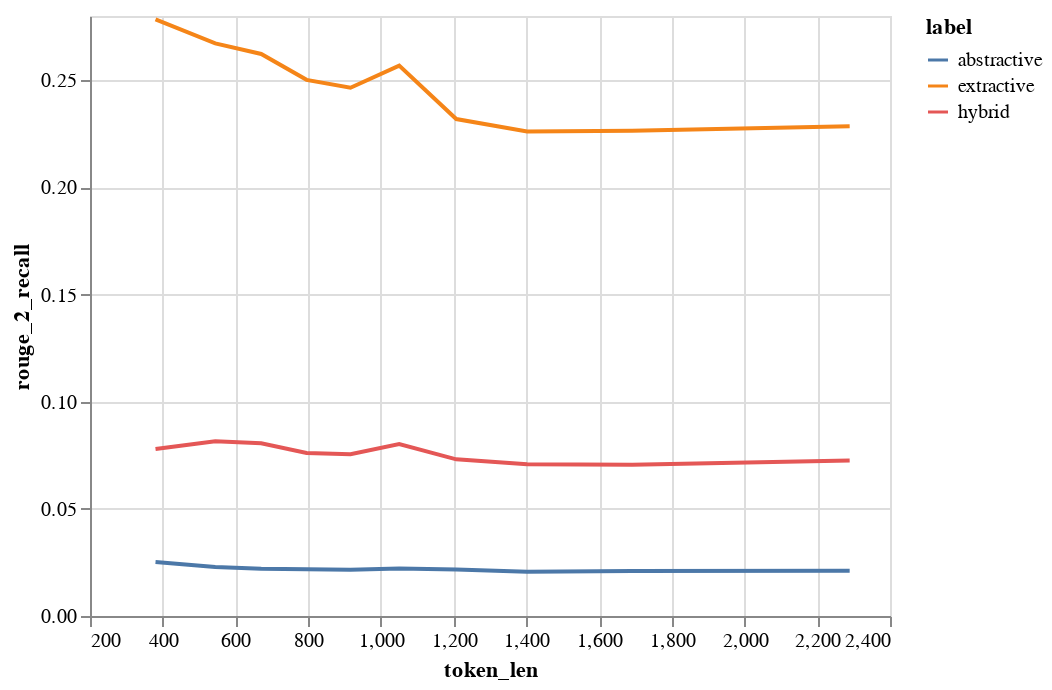

Notebook cell for this chart:
### Code cell
alt.Chart(binned_data).mark_line().encode(
    x='token_len',
    y='rouge_2_recall',
    color='label',
)

### Figure 1 — Vega-Lite specification as saved in the notebook (floating-point values rounded to 4 significant figures)
{"config": {"view": {"continuousWidth": 400, "continuousHeight": 300}}, "data": {"name": "data-87c9492c4b06ccd9bc080b772d51fe22"}, "mark": "line", "encoding": {"color": {"type": "nominal", "field": "label"}, "x": {"type": "quantitative", "field": "token_len"}, "y": {"type": "quantitative", "field": "rouge_2_recall"}}, "$schema": "https://vega.github.io/schema/vega-lite/v4.8.1.json", "datasets": {"data-87c9492c4b06ccd9bc080b772d51fe22": [{"token_bin": 0, "label": "abstractive", "doc_id": 6800.0, "char_len": 1383.0, "word_len": 259.2, "token_len": 380.2, "rouge_1_recall": 0.1653, "rouge_1_recall_cb": 0.1653, "rouge_1_recall_ce": 0.1653, "rouge_1_precision": 0.3795, "rouge_1_precision_cb": 0.3795, "rouge_1_precision_ce": 0.3795, "rouge_1_f_score": 0.224, "rouge_1_f_score_cb": 0.224, "rouge_1_f_score_ce": 0.224, "rouge_2_recall": 0.02516, "rouge_2_recall_cb": 0.02516, "rouge_2_recall_ce": 0.02516, "rouge_2_precision": 0.05936, "rouge_2_precision_cb": 0.05936, "rouge_2_precision_ce": 0.05936, "rouge_2_f_score": 0.03435, "rouge_2_f_score_cb": 0.03435, "rouge_2_f_score_ce": 0.03435, "rouge_l_recall": 0.1106, "rouge_l_recall_cb": 0.1106, "rouge_l_recall_ce": 0.1106, "rouge_l_precision": 0.2522, "rouge_l_precision_cb": 0.2522, "rouge_l_precision_ce": 0.2522, "rouge_l_f_score": 0.1495, "rouge_l_f_score_cb": 0.1495, "rouge_l_f_score_ce": 0.1495}, {"token_bin": 0, "label": "extractive", "doc_id": 6800.0, "char_len": 1383.0, "word_len": 259.2, "token_len": 380.2, "rouge_1_recall": 0.5319, "rouge_1_recall_cb": 0.5319, "rouge_1_recall_ce": 0.5319, "rouge_1_precision": 0.3126, "rouge_1_precision_cb": 0.3126, "rouge_1_precision_ce": 0.3126, "rouge_1_f_score": 0.3778, "rouge_1_f_score_cb": 0.3778, "rouge_1_f_score_ce": 0.3778, "rouge_2_recall": 0.2784, "rouge_2_recall_cb": 0.2784, "rouge_2_recall_ce": 0.2784, "rouge_2_precision": 0.1585, "rouge_2_precision_cb": 0.1585, "rouge_2_precision_ce": 0.1585, "rouge_2_f_score": 0.1931, "rouge_2_f_score_cb": 0.1931, "rouge_2_f_score_ce": 0.1931, "rouge_l_recall": 0.4739, "rouge_l_recall_cb": 0.4739, "rouge_l_recall_ce": 0.4739, "rouge_l_precision": 0.2761, "rouge_l_precision_cb": 0.2761, "rouge_l_precision_ce": 0.2761, "rouge_l_f_score": 0.3346, "rouge_l_f_score_cb": 0.3346, "rouge_l_f_score_ce": 0.3346}, {"token_bin": 0, "label": "hybrid", "doc_id": 6800.0, "char_len": 1383.0, "word_len": 259.2, "token_len": 380.2, "rouge_1_recall": 0.2782, "rouge_1_recall_cb": 0.2782, "rouge_1_recall_ce": 0.2782, "rouge_1_precision": 0.3615, "rouge_1_precision_cb": 0.3615, "rouge_1_precision_ce": 0.3615, "rouge_1_f_score": 0.2958, "rouge_1_f_score_cb": 0.2958, "rouge_1_f_score_ce": 0.2958, "rouge_2_recall": 0.07789, "rouge_2_recall_cb": 0.07789, "rouge_2_recall_ce": 0.07789, "rouge_2_precision": 0.09997, "rouge_2_precision_cb": 0.09997, "rouge_2_precision_ce": 0.09997, "rouge_2_f_score": 0.08156, "rouge_2_f_score_cb": 0.08156, "rouge_2_f_score_ce": 0.08156, "rouge_l_recall": 0.2111, "rouge_l_recall_cb": 0.2111, "rouge_l_recall_ce": 0.2111, "rouge_l_precision": 0.2705, "rouge_l_precision_cb": 0.2705, "rouge_l_precision_ce": 0.2705, "rouge_l_f_score": 0.2228, "rouge_l_f_score_cb": 0.2228, "rouge_l_f_score_ce": 0.2228}, {"token_bin": 1, "label": "abstractive", "doc_id": 6557.0, "char_len": 1983.0, "word_len": 375.7, "token_len": 544.5, "rouge_1_recall": 0.1722, "rouge_1_recall_cb": 0.1722, "rouge_1_recall_ce": 0.1722, "rouge_1_precision": 0.3656, "rouge_1_precision_cb": 0.3656, "rouge_1_precision_ce": 0.3656, "rouge_1_f_score": 0.228, "rouge_1_f_score_cb": 0.228, "rouge_1_f_score_ce": 0.228, "rouge_2_recall": 0.02291, "rouge_2_recall_cb": 0.02291, "rouge_2_recall_ce": 0.02291, "rouge_2_precision": 0.04863, "rouge_2_precision_cb": 0.04863, "rouge_2_precision_ce": 0.04863, "rouge_2_f_score": 0.03032, "rouge_2_f_score_cb": 0.03032, "rouge_2_f_score_ce": 0.03032, "rouge_l_recall": 0.1121, "rouge_l_recall_cb": 0.1121, "rouge_l_recall_ce": 0.1121, "rouge_l_precision": 0.2365, "rouge_l_precision_cb": 0.2365, "rouge_l_precision_ce": 0.2365, "rouge_l_f_score": 0.1481, "rouge_l_f_score_cb": 0.1481, "rouge_l_f_score_ce": 0.1481}, {"token_bin": 1, "label": "extractive", "doc_id": 6557.0, "char_len": 1983.0, "word_len": 375.7, "token_len": 544.5, "rouge_1_recall": 0.5274, "rouge_1_recall_cb": 0.5274, "rouge_1_recall_ce": 0.5274, "rouge_1_precision": 0.291, "rouge_1_precision_cb": 0.291, "rouge_1_precision_ce": 0.291, "rouge_1_f_score": 0.3612, "rouge_1_f_score_cb": 0.3612, "rouge_1_f_score_ce": 0.3612, "rouge_2_recall": 0.2672, "rouge_2_recall_cb": 0.2672, "rouge_2_recall_ce": 0.2672, "rouge_2_precision": 0.1409, "rouge_2_precision_cb": 0.1409, "rouge_2_precision_ce": 0.1409, "rouge_2_f_score": 0.1773, "rouge_2_f_score_cb": 0.1773, "rouge_2_f_score_ce": 0.1773, "rouge_l_recall": 0.4653, "rouge_l_recall_cb": 0.4653, "rouge_l_recall_ce": 0.4653, "rouge_l_precision": 0.2542, "rouge_l_precision_cb": 0.2542, "rouge_l_precision_ce": 0.2542, "rouge_l_f_score": 0.3166, "rouge_l_f_score_cb": 0.3166, "rouge_l_f_score_ce": 0.3166}, {"token_bin": 1, "label": "hybrid", "doc_id": 6557.0, "char_len": 1983.0, "word_len": 375.7, "token_len": 544.5, "rouge_1_recall": 0.2965, "rouge_1_recall_cb": 0.2965, "rouge_1_recall_ce": 0.2965, "rouge_1_precision": 0.3406, "rouge_1_precision_cb": 0.3406, "rouge_1_precision_ce": 0.3406, "rouge_1_f_score": 0.299, "rouge_1_f_score_cb": 0.299, "rouge_1_f_score_ce": 0.299, "rouge_2_recall": 0.08149, "rouge_2_recall_cb": 0.08149, "rouge_2_recall_ce": 0.08149, "rouge_2_precision": 0.08927, "rouge_2_precision_cb": 0.08927, "rouge_2_precision_ce": 0.08927, "rouge_2_f_score": 0.07993, "rouge_2_f_score_cb": 0.07993, "rouge_2_f_score_ce": 0.07993, "rouge_l_recall": 0.2247, "rouge_l_recall_cb": 0.2247, "rouge_l_recall_ce": 0.2247, "rouge_l_precision": 0.2541, "rouge_l_precision_cb": 0.2541, "rouge_l_precision_ce": 0.2541, "rouge_l_f_score": 0.2246, "rouge_l_f_score_cb": 0.2246, "rouge_l_f_score_ce": 0.2246}, {"token_bin": 2, "label": "abstractive", "doc_id": 6761.0, "char_len": 2456.0, "word_len": 465.3, "token_len": 670.8, "rouge_1_recall": 0.1764, "rouge_1_recall_cb": 0.1764, "rouge_1_recall_ce": 0.1764, "rouge_1_precision": 0.3597, "rouge_1_precision_cb": 0.3597, "rouge_1_precision_ce": 0.3597, "rouge_1_f_score": 0.2301, "rouge_1_f_score_cb": 0.2301, "rouge_1_f_score_ce": 0.2301, "rouge_2_recall": 0.02203, "rouge_2_recall_cb": 0.02203, "rouge_2_recall_ce": 0.02203, "rouge_2_precision": 0.04474, "rouge_2_precision_cb": 0.04474, "rouge_2_precision_ce": 0.04474, "rouge_2_f_score": 0.02871, "rouge_2_f_score_cb": 0.02871, "rouge_2_f_score_ce": 0.02871, "rouge_l_recall": 0.114, "rouge_l_recall_cb": 0.114, "rouge_l_recall_ce": 0.114, "rouge_l_precision": 0.2313, "rouge_l_precision_cb": 0.2313, "rouge_l_precision_ce": 0.2313, "rouge_l_f_score": 0.1484, "rouge_l_f_score_cb": 0.1484, "rouge_l_f_score_ce": 0.1484}, {"token_bin": 2, "label": "extractive", "doc_id": 6761.0, "char_len": 2456.0, "word_len": 465.3, "token_len": 670.8, "rouge_1_recall": 0.5227, "rouge_1_recall_cb": 0.5227, "rouge_1_recall_ce": 0.5227, "rouge_1_precision": 0.2745, "rouge_1_precision_cb": 0.2745, "rouge_1_precision_ce": 0.2745, "rouge_1_f_score": 0.3459, "rouge_1_f_score_cb": 0.3459, "rouge_1_f_score_ce": 0.3459, "rouge_2_recall": 0.2623, "rouge_2_recall_cb": 0.2623, "rouge_2_recall_ce": 0.2623, "rouge_2_precision": 0.1301, "rouge_2_precision_cb": 0.1301, "rouge_2_precision_ce": 0.1301, "rouge_2_f_score": 0.167, "rouge_2_f_score_cb": 0.167, "rouge_2_f_score_ce": 0.167, "rouge_l_recall": 0.4658, "rouge_l_recall_cb": 0.4658, "rouge_l_recall_ce": 0.4658, "rouge_l_precision": 0.242, "rouge_l_precision_cb": 0.242, "rouge_l_precision_ce": 0.242, "rouge_l_f_score": 0.306, "rouge_l_f_score_cb": 0.306, "rouge_l_f_score_ce": 0.306}, {"token_bin": 2, "label": "hybrid", "doc_id": 6761.0, "char_len": 2456.0, "word_len": 465.3, "token_len": 670.8, "rouge_1_recall": 0.2995, "rouge_1_recall_cb": 0.2995, "rouge_1_recall_ce": 0.2995, "rouge_1_precision": 0.3235, "rouge_1_precision_cb": 0.3235, "rouge_1_precision_ce": 0.3235, "rouge_1_f_score": 0.2925, "rouge_1_f_score_cb": 0.2925, "rouge_1_f_score_ce": 0.2925, "rouge_2_recall": 0.08059, "rouge_2_recall_cb": 0.08059, "rouge_2_recall_ce": 0.08059, "rouge_2_precision": 0.08287, "rouge_2_precision_cb": 0.08287, "rouge_2_precision_ce": 0.08287, "rouge_2_f_score": 0.07646, "rouge_2_f_score_cb": 0.07646, "rouge_2_f_score_ce": 0.07646, "rouge_l_recall": 0.2283, "rouge_l_recall_cb": 0.2283, "rouge_l_recall_ce": 0.2283, "rouge_l_precision": 0.2432, "rouge_l_precision_cb": 0.2432, "rouge_l_precision_ce": 0.2432, "rouge_l_f_score": 0.2212, "rouge_l_f_score_cb": 0.2212, "rouge_l_f_score_ce": 0.2212}, {"token_bin": 3, "label": "abstractive", "doc_id": 6560.0, "char_len": 2921.0, "word_len": 555.4, "token_len": 795.6, "rouge_1_recall": 0.1805, "rouge_1_recall_cb": 0.1805, "rouge_1_recall_ce": 0.1805, "rouge_1_precision": 0.3569, "rouge_1_precision_cb": 0.3569, "rouge_1_precision_ce": 0.3569, "rouge_1_f_score": 0.2332, "rouge_1_f_score_cb": 0.2332, "rouge_1_f_score_ce": 0.2332, "rouge_2_recall": 0.02182, "rouge_2_recall_cb": 0.02182, "rouge_2_recall_ce": 0.02182, "rouge_2_precision": 0.04306, "rouge_2_precision_cb": 0.04306, "rouge_2_precision_ce": 0.04306, "rouge_2_f_score": 0.02814, "rouge_2_f_score_cb": 0.02814, "rouge_2_f_score_ce": 0.02814, "rouge_l_recall": 0.1156, "rouge_l_recall_cb": 0.1156, "rouge_l_recall_ce": 0.1156, "rouge_l_precision": 0.228, "rouge_l_precision_cb": 0.228, "rouge_l_precision_ce": 0.228, "rouge_l_f_score": 0.1493, "rouge_l_f_score_cb": 0.1493, "rouge_l_f_score_ce": 0.1493}, {"token_bin": 3, "label": "extractive", "doc_id": 6560.0, "char_len": 2921.0, "word_len": 555.4, "token_len": 795.6, "rouge_1_recall": 0.5175, "rouge_1_recall_cb": 0.5175, "rouge_1_recall_ce": 0.5175, "rouge_1_precision": 0.2647, "rouge_1_precision_cb": 0.2647, "rouge_1_precision_ce": 0.2647, "rouge_1_f_score": 0.3361, "rouge_1_f_score_cb": 0.3361, "rouge_1_f_score_ce": 0.3361, "rouge_2_recall": 0.2502, "rouge_2_recall_cb": 0.2502, "rouge_2_recall_ce": 0.2502, "rouge_2_precision": 0.1218, "rouge_2_precision_cb": 0.1218, "rouge_2_precision_ce": 0.1218, "rouge_2_f_score": 0.1567, "rouge_2_f_score_cb": 0.1567, "rouge_2_f_score_ce": 0.1567, "rouge_l_recall": 0.4599, "rouge_l_recall_cb": 0.4599, "rouge_l_recall_ce": 0.4599, "rouge_l_precision": 0.233, "rouge_l_precision_cb": 0.233, "rouge_l_precision_ce": 0.233, "rouge_l_f_score": 0.2967, "rouge_l_f_score_cb": 0.2967, "rouge_l_f_score_ce": 0.2967}, {"token_bin": 3, "label": "hybrid", "doc_id": 6560.0, "char_len": 2921.0, "word_len": 555.4, "token_len": 795.6, "rouge_1_recall": 0.2976, "rouge_1_recall_cb": 0.2976, "rouge_1_recall_ce": 0.2976, "rouge_1_precision": 0.3164, "rouge_1_precision_cb": 0.3164, "rouge_1_precision_ce": 0.3164, "rouge_1_f_score": 0.2889, "rouge_1_f_score_cb": 0.2889, "rouge_1_f_score_ce": 0.2889, "rouge_2_recall": 0.07606, "rouge_2_recall_cb": 0.07606, "rouge_2_recall_ce": 0.07606, "rouge_2_precision": 0.07681, "rouge_2_precision_cb": 0.07681, "rouge_2_precision_ce": 0.07681, "rouge_2_f_score": 0.07159, "rouge_2_f_score_cb": 0.07159, "rouge_2_f_score_ce": 0.07159, "rouge_l_recall": 0.2249, "rouge_l_recall_cb": 0.2249, "rouge_l_recall_ce": 0.2249, "rouge_l_precision": 0.2352, "rouge_l_precision_cb": 0.2352, "rouge_l_precision_ce": 0.2352, "rouge_l_f_score": 0.2162, "rouge_l_f_score_cb": 0.2162, "rouge_l_f_score_ce": 0.2162}, {"token_bin": 4, "label": "abstractive", "doc_id": 6597.0, "char_len": 3356.0, "word_len": 638.1, "token_len": 916.3, "rouge_1_recall": 0.1817, "rouge_1_recall_cb": 0.1817, "rouge_1_recall_ce": 0.1817, "rouge_1_precision": 0.3548, "rouge_1_precision_cb": 0.3548, "rouge_1_precision_ce": 0.3548, "rouge_1_f_score": 0.2339, "rouge_1_f_score_cb": 0.2339, "rouge_1_f_score_ce": 0.2339, "rouge_2_recall": 0.0216, "rouge_2_recall_cb": 0.0216, "rouge_2_recall_ce": 0.0216, "rouge_2_precision": 0.04205, "rouge_2_precision_cb": 0.04205, "rouge_2_precision_ce": 0.04205, "rouge_2_f_score": 0.02777, "rouge_2_f_score_cb": 0.02777, "rouge_2_f_score_ce": 0.02777, "rouge_l_recall": 0.1162, "rouge_l_recall_cb": 0.1162, "rouge_l_recall_ce": 0.1162, "rouge_l_precision": 0.2265, "rouge_l_precision_cb": 0.2265, "rouge_l_precision_ce": 0.2265, "rouge_l_f_score": 0.1496, "rouge_l_f_score_cb": 0.1496, "rouge_l_f_score_ce": 0.1496}, {"token_bin": 4, "label": "extractive", "doc_id": 6597.0, "char_len": 3356.0, "word_len": 638.1, "token_len": 916.3, "rouge_1_recall": 0.5184, "rouge_1_recall_cb": 0.5184, "rouge_1_recall_ce": 0.5184, "rouge_1_precision": 0.2605, "rouge_1_precision_cb": 0.2605, "rouge_1_precision_ce": 0.2605, "rouge_1_f_score": 0.3337, "rouge_1_f_score_cb": 0.3337, "rouge_1_f_score_ce": 0.3337, "rouge_2_recall": 0.2465, "rouge_2_recall_cb": 0.2465, "rouge_2_recall_ce": 0.2465, "rouge_2_precision": 0.117, "rouge_2_precision_cb": 0.117, "rouge_2_precision_ce": 0.117, "rouge_2_f_score": 0.1522, "rouge_2_f_score_cb": 0.1522, "rouge_2_f_score_ce": 0.1522, "rouge_l_recall": 0.4569, "rouge_l_recall_cb": 0.4569, "rouge_l_recall_ce": 0.4569, "rouge_l_precision": 0.2275, "rouge_l_precision_cb": 0.2275, "rouge_l_precision_ce": 0.2275, "rouge_l_f_score": 0.2922, "rouge_l_f_score_cb": 0.2922, "rouge_l_f_score_ce": 0.2922}, {"token_bin": 4, "label": "hybrid", "doc_id": 6597.0, "char_len": 3356.0, "word_len": 638.1, "token_len": 916.3, "rouge_1_recall": 0.3006, "rouge_1_recall_cb": 0.3006, "rouge_1_recall_ce": 0.3006, "rouge_1_precision": 0.3156, "rouge_1_precision_cb": 0.3156, "rouge_1_precision_ce": 0.3156, "rouge_1_f_score": 0.2902, "rouge_1_f_score_cb": 0.2902, "rouge_1_f_score_ce": 0.2902, "rouge_2_recall": 0.07548, "rouge_2_recall_cb": 0.07548, "rouge_2_recall_ce": 0.07548, "rouge_2_precision": 0.07504, "rouge_2_precision_cb": 0.07504, "rouge_2_precision_ce": 0.07504, "rouge_2_f_score": 0.07044, "rouge_2_f_score_cb": 0.07044, "rouge_2_f_score_ce": 0.07044, "rouge_l_recall": 0.2284, "rouge_l_recall_cb": 0.2284, "rouge_l_recall_ce": 0.2284, "rouge_l_precision": 0.2358, "rouge_l_precision_cb": 0.2358, "rouge_l_precision_ce": 0.2358, "rouge_l_f_score": 0.2184, "rouge_l_f_score_cb": 0.2184, "rouge_l_f_score_ce": 0.2184}, {"token_bin": 5, "label": "abstractive", "doc_id": 6752.0, "char_len": 3844.0, "word_len": 731.1, "token_len": 1050.0, "rouge_1_recall": 0.1852, "rouge_1_recall_cb": 0.1852, "rouge_1_recall_ce": 0.1852, "rouge_1_precision": 0.3529, "rouge_1_precision_cb": 0.3529, "rouge_1_precision_ce": 0.3529, "rouge_1_f_score": 0.2363, "rouge_1_f_score_cb": 0.2363, "rouge_1_f_score_ce": 0.2363, "rouge_2_recall": 0.02217, "rouge_2_recall_cb": 0.02217, "rouge_2_recall_ce": 0.02217, "rouge_2_precision": 0.04235, "rouge_2_precision_cb": 0.04235, "rouge_2_precision_ce": 0.04235, "rouge_2_f_score": 0.02828, "rouge_2_f_score_cb": 0.02828, "rouge_2_f_score_ce": 0.02828, "rouge_l_recall": 0.118, "rouge_l_recall_cb": 0.118, "rouge_l_recall_ce": 0.118, "rouge_l_precision": 0.2242, "rouge_l_precision_cb": 0.2242, "rouge_l_precision_ce": 0.2242, "rouge_l_f_score": 0.1504, "rouge_l_f_score_cb": 0.1504, "rouge_l_f_score_ce": 0.1504}, {"token_bin": 5, "label": "extractive", "doc_id": 6752.0, "char_len": 3844.0, "word_len": 731.1, "token_len": 1050.0, "rouge_1_recall": 0.5211, "rouge_1_recall_cb": 0.5211, "rouge_1_recall_ce": 0.5211, "rouge_1_precision": 0.2612, "rouge_1_precision_cb": 0.2612, "rouge_1_precision_ce": 0.2612, "rouge_1_f_score": 0.3346, "rouge_1_f_score_cb": 0.3346, "rouge_1_f_score_ce": 0.3346, "rouge_2_recall": 0.2569, "rouge_2_recall_cb": 0.2569, "rouge_2_recall_ce": 0.2569, "rouge_2_precision": 0.1228, "rouge_2_precision_cb": 0.1228, "rouge_2_precision_ce": 0.1228, "rouge_2_f_score": 0.1593, "rouge_2_f_score_cb": 0.1593, "rouge_2_f_score_ce": 0.1593, "rouge_l_recall": 0.4621, "rouge_l_recall_cb": 0.4621, "rouge_l_recall_ce": 0.4621, "rouge_l_precision": 0.2298, "rouge_l_precision_cb": 0.2298, "rouge_l_precision_ce": 0.2298, "rouge_l_f_score": 0.2951, "rouge_l_f_score_cb": 0.2951, "rouge_l_f_score_ce": 0.2951}, {"token_bin": 5, "label": "hybrid", "doc_id": 6752.0, "char_len": 3844.0, "word_len": 731.1, "token_len": 1050.0, "rouge_1_recall": 0.3078, "rouge_1_recall_cb": 0.3078, "rouge_1_recall_ce": 0.3078, "rouge_1_precision": 0.3119, "rouge_1_precision_cb": 0.3119, "rouge_1_precision_ce": 0.3119, "rouge_1_f_score": 0.292, "rouge_1_f_score_cb": 0.292, "rouge_1_f_score_ce": 0.292, "rouge_2_recall": 0.08023, "rouge_2_recall_cb": 0.08023, "rouge_2_recall_ce": 0.08023, "rouge_2_precision": 0.07624, "rouge_2_precision_cb": 0.07624, "rouge_2_precision_ce": 0.07624, "rouge_2_f_score": 0.07321, "rouge_2_f_score_cb": 0.07321, "rouge_2_f_score_ce": 0.07321, "rouge_l_recall": 0.2335, "rouge_l_recall_cb": 0.2335, "rouge_l_recall_ce": 0.2335, "rouge_l_precision": 0.2317, "rouge_l_precision_cb": 0.2317, "rouge_l_precision_ce": 0.2317, "rouge_l_f_score": 0.2188, "rouge_l_f_score_cb": 0.2188, "rouge_l_f_score_ce": 0.2188}, {"token_bin": 6, "label": "abstractive", "doc_id": 6693.0, "char_len": 4424.0, "word_len": 843.6, "token_len": 1207.0, "rouge_1_recall": 0.1876, "rouge_1_recall_cb": 0.1876, "rouge_1_recall_ce": 0.1876, "rouge_1_precision": 0.3488, "rouge_1_precision_cb": 0.3488, "rouge_1_precision_ce": 0.3488, "rouge_1_f_score": 0.237, "rouge_1_f_score_cb": 0.237, "rouge_1_f_score_ce": 0.237, "rouge_2_recall": 0.02174, "rouge_2_recall_cb": 0.02174, "rouge_2_recall_ce": 0.02174, "rouge_2_precision": 0.03986, "rouge_2_precision_cb": 0.03986, "rouge_2_precision_ce": 0.03986, "rouge_2_f_score": 0.02734, "rouge_2_f_score_cb": 0.02734, "rouge_2_f_score_ce": 0.02734, "rouge_l_recall": 0.1182, "rouge_l_recall_cb": 0.1182, "rouge_l_recall_ce": 0.1182, "rouge_l_precision": 0.2189, "rouge_l_precision_cb": 0.2189, "rouge_l_precision_ce": 0.2189, "rouge_l_f_score": 0.1491, "rouge_l_f_score_cb": 0.1491, "rouge_l_f_score_ce": 0.1491}, {"token_bin": 6, "label": "extractive", "doc_id": 6693.0, "char_len": 4424.0, "word_len": 843.6, "token_len": 1207.0, "rouge_1_recall": 0.5095, "rouge_1_recall_cb": 0.5095, "rouge_1_recall_ce": 0.5095, "rouge_1_precision": 0.2509, "rouge_1_precision_cb": 0.2509, "rouge_1_precision_ce": 0.2509, "rouge_1_f_score": 0.3217, "rouge_1_f_score_cb": 0.3217, "rouge_1_f_score_ce": 0.3217, "rouge_2_recall": 0.2319, "rouge_2_recall_cb": 0.2319, "rouge_2_recall_ce": 0.2319, "rouge_2_precision": 0.1088, "rouge_2_precision_cb": 0.1088, "rouge_2_precision_ce": 0.1088, "rouge_2_f_score": 0.1413, "rouge_2_f_score_cb": 0.1413, "rouge_2_f_score_ce": 0.1413, "rouge_l_recall": 0.4466, "rouge_l_recall_cb": 0.4466, "rouge_l_recall_ce": 0.4466, "rouge_l_precision": 0.2173, "rouge_l_precision_cb": 0.2173, "rouge_l_precision_ce": 0.2173, "rouge_l_f_score": 0.2797, "rouge_l_f_score_cb": 0.2797, "rouge_l_f_score_ce": 0.2797}, {"token_bin": 6, "label": "hybrid", "doc_id": 6693.0, "char_len": 4424.0, "word_len": 843.6, "token_len": 1207.0, "rouge_1_recall": 0.3046, "rouge_1_recall_cb": 0.3046, "rouge_1_recall_ce": 0.3046, "rouge_1_precision": 0.3014, "rouge_1_precision_cb": 0.3014, "rouge_1_precision_ce": 0.3014, "rouge_1_f_score": 0.2837, "rouge_1_f_score_cb": 0.2837, "rouge_1_f_score_ce": 0.2837, "rouge_2_recall": 0.07312, "rouge_2_recall_cb": 0.07312, "rouge_2_recall_ce": 0.07312, "rouge_2_precision": 0.0682, "rouge_2_precision_cb": 0.0682, "rouge_2_precision_ce": 0.0682, "rouge_2_f_score": 0.06579, "rouge_2_f_score_cb": 0.06579, "rouge_2_f_score_ce": 0.06579, "rouge_l_recall": 0.2299, "rouge_l_recall_cb": 0.2299, "rouge_l_recall_ce": 0.2299, "rouge_l_precision": 0.2235, "rouge_l_precision_cb": 0.2235, "rouge_l_precision_ce": 0.2235, "rouge_l_f_score": 0.2119, "rouge_l_f_score_cb": 0.2119, "rouge_l_f_score_ce": 0.2119}, {"token_bin": 7, "label": "abstractive", "doc_id": 6627.0, "char_len": 5122.0, "word_len": 976.3, "token_len": 1402.0, "rouge_1_recall": 0.187, "rouge_1_recall_cb": 0.187, "rouge_1_recall_ce": 0.187, "rouge_1_precision": 0.3373, "rouge_1_precision_cb": 0.3373, "rouge_1_precision_ce": 0.3373, "rouge_1_f_score": 0.233, "rouge_1_f_score_cb": 0.233, "rouge_1_f_score_ce": 0.233, "rouge_2_recall": 0.02064, "rouge_2_recall_cb": 0.02064, "rouge_2_recall_ce": 0.02064, "rouge_2_precision": 0.03686, "rouge_2_precision_cb": 0.03686, "rouge_2_precision_ce": 0.03686, "rouge_2_f_score": 0.02559, "rouge_2_f_score_cb": 0.02559, "rouge_2_f_score_ce": 0.02559, "rouge_l_recall": 0.1197, "rouge_l_recall_cb": 0.1197, "rouge_l_recall_ce": 0.1197, "rouge_l_precision": 0.216, "rouge_l_precision_cb": 0.216, "rouge_l_precision_ce": 0.216, "rouge_l_f_score": 0.1492, "rouge_l_f_score_cb": 0.1492, "rouge_l_f_score_ce": 0.1492}, {"token_bin": 7, "label": "extractive", "doc_id": 6627.0, "char_len": 5122.0, "word_len": 976.3, "token_len": 1402.0, "rouge_1_recall": 0.5036, "rouge_1_recall_cb": 0.5036, "rouge_1_recall_ce": 0.5036, "rouge_1_precision": 0.2413, "rouge_1_precision_cb": 0.2413, "rouge_1_precision_ce": 0.2413, "rouge_1_f_score": 0.3117, "rouge_1_f_score_cb": 0.3117, "rouge_1_f_score_ce": 0.3117, "rouge_2_recall": 0.2262, "rouge_2_recall_cb": 0.2262, "rouge_2_recall_ce": 0.2262, "rouge_2_precision": 0.104, "rouge_2_precision_cb": 0.104, "rouge_2_precision_ce": 0.104, "rouge_2_f_score": 0.1357, "rouge_2_f_score_cb": 0.1357, "rouge_2_f_score_ce": 0.1357, "rouge_l_recall": 0.4415, "rouge_l_recall_cb": 0.4415, "rouge_l_recall_ce": 0.4415, "rouge_l_precision": 0.2094, "rouge_l_precision_cb": 0.2094, "rouge_l_precision_ce": 0.2094, "rouge_l_f_score": 0.2713, "rouge_l_f_score_cb": 0.2713, "rouge_l_f_score_ce": 0.2713}, {"token_bin": 7, "label": "hybrid", "doc_id": 6627.0, "char_len": 5122.0, "word_len": 976.3, "token_len": 1402.0, "rouge_1_recall": 0.3027, "rouge_1_recall_cb": 0.3027, "rouge_1_recall_ce": 0.3027, "rouge_1_precision": 0.2926, "rouge_1_precision_cb": 0.2926, "rouge_1_precision_ce": 0.2926, "rouge_1_f_score": 0.2789, "rouge_1_f_score_cb": 0.2789, "rouge_1_f_score_ce": 0.2789, "rouge_2_recall": 0.07081, "rouge_2_recall_cb": 0.07081, "rouge_2_recall_ce": 0.07081, "rouge_2_precision": 0.06395, "rouge_2_precision_cb": 0.06395, "rouge_2_precision_ce": 0.06395, "rouge_2_f_score": 0.06267, "rouge_2_f_score_cb": 0.06267, "rouge_2_f_score_ce": 0.06267, "rouge_l_recall": 0.2286, "rouge_l_recall_cb": 0.2286, "rouge_l_recall_ce": 0.2286, "rouge_l_precision": 0.2181, "rouge_l_precision_cb": 0.2181, "rouge_l_precision_ce": 0.2181, "rouge_l_f_score": 0.209, "rouge_l_f_score_cb": 0.209, "rouge_l_f_score_ce": 0.209}, {"token_bin": 8, "label": "abstractive", "doc_id": 6746.0, "char_len": 6133.0, "word_len": 1172.0, "token_len": 1691.0, "rouge_1_recall": 0.1903, "rouge_1_recall_cb": 0.1903, "rouge_1_recall_ce": 0.1903, "rouge_1_precision": 0.3324, "rouge_1_precision_cb": 0.3324, "rouge_1_precision_ce": 0.3324, "rouge_1_f_score": 0.2341, "rouge_1_f_score_cb": 0.2341, "rouge_1_f_score_ce": 0.2341, "rouge_2_recall": 0.02099, "rouge_2_recall_cb": 0.02099, "rouge_2_recall_ce": 0.02099, "rouge_2_precision": 0.03631, "rouge_2_precision_cb": 0.03631, "rouge_2_precision_ce": 0.03631, "rouge_2_f_score": 0.02569, "rouge_2_f_score_cb": 0.02569, "rouge_2_f_score_ce": 0.02569, "rouge_l_recall": 0.1204, "rouge_l_recall_cb": 0.1204, "rouge_l_recall_ce": 0.1204, "rouge_l_precision": 0.2096, "rouge_l_precision_cb": 0.2096, "rouge_l_precision_ce": 0.2096, "rouge_l_f_score": 0.1479, "rouge_l_f_score_cb": 0.1479, "rouge_l_f_score_ce": 0.1479}, {"token_bin": 8, "label": "extractive", "doc_id": 6746.0, "char_len": 6133.0, "word_len": 1172.0, "token_len": 1691.0, "rouge_1_recall": 0.502, "rouge_1_recall_cb": 0.502, "rouge_1_recall_ce": 0.502, "rouge_1_precision": 0.2286, "rouge_1_precision_cb": 0.2286, "rouge_1_precision_ce": 0.2286, "rouge_1_f_score": 0.3006, "rouge_1_f_score_cb": 0.3006, "rouge_1_f_score_ce": 0.3006, "rouge_2_recall": 0.2264, "rouge_2_recall_cb": 0.2264, "rouge_2_recall_ce": 0.2264, "rouge_2_precision": 0.09766, "rouge_2_precision_cb": 0.09766, "rouge_2_precision_ce": 0.09766, "rouge_2_f_score": 0.1306, "rouge_2_f_score_cb": 0.1306, "rouge_2_f_score_ce": 0.1306, "rouge_l_recall": 0.4433, "rouge_l_recall_cb": 0.4433, "rouge_l_recall_ce": 0.4433, "rouge_l_precision": 0.1996, "rouge_l_precision_cb": 0.1996, "rouge_l_precision_ce": 0.1996, "rouge_l_f_score": 0.2634, "rouge_l_f_score_cb": 0.2634, "rouge_l_f_score_ce": 0.2634}, {"token_bin": 8, "label": "hybrid", "doc_id": 6746.0, "char_len": 6133.0, "word_len": 1172.0, "token_len": 1691.0, "rouge_1_recall": 0.3075, "rouge_1_recall_cb": 0.3075, "rouge_1_recall_ce": 0.3075, "rouge_1_precision": 0.2811, "rouge_1_precision_cb": 0.2811, "rouge_1_precision_ce": 0.2811, "rouge_1_f_score": 0.2757, "rouge_1_f_score_cb": 0.2757, "rouge_1_f_score_ce": 0.2757, "rouge_2_recall": 0.07061, "rouge_2_recall_cb": 0.07061, "rouge_2_recall_ce": 0.07061, "rouge_2_precision": 0.06033, "rouge_2_precision_cb": 0.06033, "rouge_2_precision_ce": 0.06033, "rouge_2_f_score": 0.06094, "rouge_2_f_score_cb": 0.06094, "rouge_2_f_score_ce": 0.06094, "rouge_l_recall": 0.2305, "rouge_l_recall_cb": 0.2305, "rouge_l_recall_ce": 0.2305, "rouge_l_precision": 0.2068, "rouge_l_precision_cb": 0.2068, "rouge_l_precision_ce": 0.2068, "rouge_l_f_score": 0.2043, "rouge_l_f_score_cb": 0.2043, "rouge_l_f_score_ce": 0.2043}, {"token_bin": 9, "label": "abstractive", "doc_id": 6740.0, "char_len": 8200.0, "word_len": 1574.0, "token_len": 2289.0, "rouge_1_recall": 0.197, "rouge_1_recall_cb": 0.197, "rouge_1_recall_ce": 0.197, "rouge_1_precision": 0.3122, "rouge_1_precision_cb": 0.3122, "rouge_1_precision_ce": 0.3122, "rouge_1_f_score": 0.2324, "rouge_1_f_score_cb": 0.2324, "rouge_1_f_score_ce": 0.2324, "rouge_2_recall": 0.02106, "rouge_2_recall_cb": 0.02106, "rouge_2_recall_ce": 0.02106, "rouge_2_precision": 0.0326, "rouge_2_precision_cb": 0.0326, "rouge_2_precision_ce": 0.0326, "rouge_2_f_score": 0.02461, "rouge_2_f_score_cb": 0.02461, "rouge_2_f_score_ce": 0.02461, "rouge_l_recall": 0.1262, "rouge_l_recall_cb": 0.1262, "rouge_l_recall_ce": 0.1262, "rouge_l_precision": 0.1997, "rouge_l_precision_cb": 0.1997, "rouge_l_precision_ce": 0.1997, "rouge_l_f_score": 0.1487, "rouge_l_f_score_cb": 0.1487, "rouge_l_f_score_ce": 0.1487}, {"token_bin": 9, "label": "extractive", "doc_id": 6740.0, "char_len": 8200.0, "word_len": 1574.0, "token_len": 2289.0, "rouge_1_recall": 0.5147, "rouge_1_recall_cb": 0.5147, "rouge_1_recall_ce": 0.5147, "rouge_1_precision": 0.2121, "rouge_1_precision_cb": 0.2121, "rouge_1_precision_ce": 0.2121, "rouge_1_f_score": 0.2873, "rouge_1_f_score_cb": 0.2873, "rouge_1_f_score_ce": 0.2873, "rouge_2_recall": 0.2286, "rouge_2_recall_cb": 0.2286, "rouge_2_recall_ce": 0.2286, "rouge_2_precision": 0.0882, "rouge_2_precision_cb": 0.0882, "rouge_2_precision_ce": 0.0882, "rouge_2_f_score": 0.122, "rouge_2_f_score_cb": 0.122, "rouge_2_f_score_ce": 0.122, "rouge_l_recall": 0.45, "rouge_l_recall_cb": 0.45, "rouge_l_recall_ce": 0.45, "rouge_l_precision": 0.1832, "rouge_l_precision_cb": 0.1832, "rouge_l_precision_ce": 0.1832, "rouge_l_f_score": 0.2491, "rouge_l_f_score_cb": 0.2491, "rouge_l_f_score_ce": 0.2491}, {"token_bin": 9, "label": "hybrid", "doc_id": 6740.0, "char_len": 8200.0, "word_len": 1574.0, "token_len": 2289.0, "rouge_1_recall": 0.3183, "rouge_1_recall_cb": 0.3183, "rouge_1_recall_ce": 0.3183, "rouge_1_precision": 0.2728, "rouge_1_precision_cb": 0.2728, "rouge_1_precision_ce": 0.2728, "rouge_1_f_score": 0.2745, "rouge_1_f_score_cb": 0.2745, "rouge_1_f_score_ce": 0.2745, "rouge_2_recall": 0.07251, "rouge_2_recall_cb": 0.07251, "rouge_2_recall_ce": 0.07251, "rouge_2_precision": 0.05736, "rouge_2_precision_cb": 0.05736, "rouge_2_precision_ce": 0.05736, "rouge_2_f_score": 0.05966, "rouge_2_f_score_cb": 0.05966, "rouge_2_f_score_ce": 0.05966, "rouge_l_recall": 0.2381, "rouge_l_recall_cb": 0.2381, "rouge_l_recall_ce": 0.2381, "rouge_l_precision": 0.2004, "rouge_l_precision_cb": 0.2004, "rouge_l_precision_ce": 0.2004, "rouge_l_f_score": 0.2029, "rouge_l_f_score_cb": 0.2029, "rouge_l_f_score_ce": 0.2029}]}}
